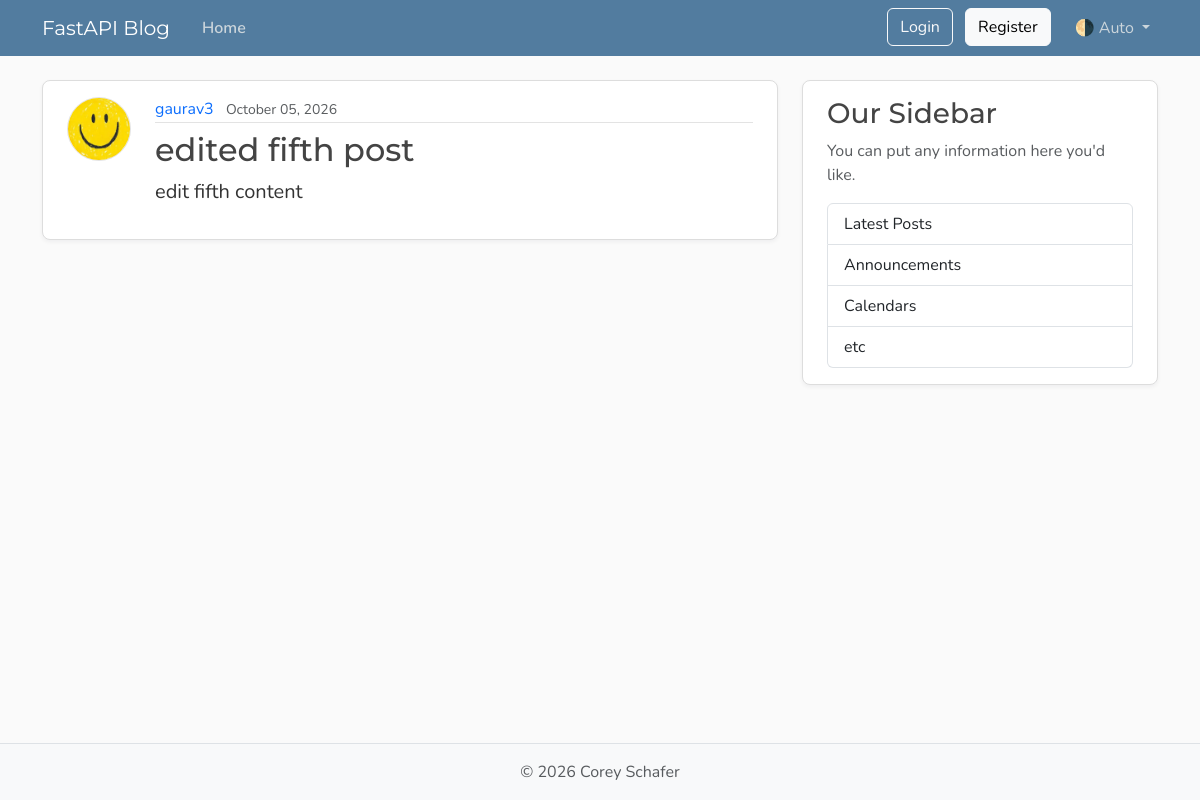
The app's page /posts/5 with its own data.
### models.py (models this page shows, shortened)
class User(Base):   # Set here cause we want to assossiate the post with each user
    __tablename__ = "users"  # Very imp if not referenced then while creating the table in metadata will show error
    id: Mapped[int] = mapped_column(Integer, primary_key=True, index=True)  # Mapped is generic type hint used by alchemy to indicate that attribute is mapped to db
    username: Mapped[str] = mapped_column(String(50), unique=True, nullable=False)
    email: Mapped[str] = mapped_column(String(120), unique=True, nullable=False)
    password_hash: Mapped[str] = mapped_column(String(200), nullable=True)
    image_file: Mapped[str | None] = mapped_column(
        String(200),
        nullable=True,
        default=None,
    )
    posts: Mapped[list[Post]] = relationship(
        back_populates="author",
        cascade="all, delete-orphan",   # delete-orphan -> This mean that if user is deleted then all the post are deleted as well
    )   # One to Many relationship. Here post can be connected to many user

class Post(Base):
    __tablename__ = "posts"
    id: Mapped[int] = mapped_column(Integer, primary_key=True, index=True)
    title: Mapped[str] = mapped_column(String(100), nullable=False)
    content: Mapped[str] = mapped_column(Text, nullable=False)
    user_id: Mapped[int] = mapped_column(
        ForeignKey("users.id"),  # We are referencing the user.id here against post
        nullable=False,
        index=True,
    )
    date_posted: Mapped[datetime] = mapped_column(
        DateTime(timezone=True),
        default=lambda: datetime.now(UTC),
    )
    likes: Mapped[int] = mapped_column(Integer, default=0, server_default="0")
    author: Mapped[User] = relationship(back_populates="posts")  # One to many relationship -> Links this relationship to the posts relationship in the User model:

### main.py (the view)
@app.get('/posts/{post_id}', status_code=status.HTTP_200_OK, include_in_schema=False)
async def post_page(request: Request, post_id: int, db: Annotated[AsyncSession, Depends(get_db)]):  # Do type hinting so we need not to do specifically
    result = await db.execute(
        Select(models.Post)
        .options(selectinload(models.Post.author))
        .where(models.Post.id == post_id)
    )
    post = result.scalars().first()
    if post:
        title = post.title[:50]
        return templates.TemplateResponse(
            request, "post.html",
            {"post": post, "title": title}
        )
    raise HTTPException(status_code=status.HTTP_404_NOT_FOUND, detail="Post was not found")

### templates/post.html (shortened to what this page needs)
{% extends "layout.html" %}
{% block content %}
    <article class="content-section py-3 px-4 mb-4">
        <div class="d-flex align-items-start gap-4">
            <img class="rounded-circle article-img flex-shrink-0"
                 src="{{ post.author.image_path }}"
                 alt="{{ post.author.username }}'s profile picture"
                 width="64"
                 height="64"
                 loading="lazy">
            <div class="flex-grow-1">
                <div class="article-metadata mb-2">
                    <a class="me-2"
                       href="{{ url_for("user_posts", user_id=post.author.id) }}">{{ post.author.username }}</a>
                    <small class="text-body-secondary">{{ post.date_posted.strftime("%B %d, %Y") }}</small>
                </div>
                <h2 class="article-title">{{ post.title }}</h2>
                <p class="article-content">{{ post.content }}</p>
            </div>
        </div>
    </article>
{% endblock content %}

### static/css/main.css (style rules this page uses)
:root { --font-heading: "Montserrat", system-ui, -apple-system, BlinkMacSystemFont, sans-serif; --font-body: "Nunito", system-ui, -apple-system, BlinkMacSystemFont, sans-serif; --color-bg-body: #fafafa; --color-bg-content: #ffffff; --color-text-primary: #333333; --color-text-heading: #444444; --color-steel: #527c9f; --color-nav-link: #cbd5db; --color-nav-link-hover: #ffffff; --color-link-hover: #428bca; --color-border: #dddddd; --color-border-light: #e3e3e3; --spacing-xl: 5rem; --article-img-size: 4rem; --account-img-size: 7.813rem; }
body { font-family: var(--font-body); background: var(--color-bg-body); color: var(--color-text-primary); }
h1, h2, h3, h4, h5, h6 { font-family: var(--font-heading); color: var(--color-text-heading); }
a { text-decoration: none; }
.content-section { background: var(--color-bg-content); border: 1px solid var(--color-border); border-radius: 0.5rem; box-shadow: 0 2px 4px rgba(15, 23, 42, 0.05); transition: box-shadow 0.15s ease, transform 0.15s ease, border-color 0.15s ease; }
.article-title { color: var(--color-text-heading); transition: color 0.2s ease-in-out; }
.article-content { white-space: pre-line; font-size: 1.25rem; }
.article-img { height: var(--article-img-size); width: var(--article-img-size); flex-shrink: 0; object-fit: cover; border: 1px solid var(--color-border-light); box-shadow: 0 0 0 2px var(--color-bg-content); }
.article-metadata { padding-bottom: 0.063rem; border-bottom: 1px solid var(--color-border-light); }
.article-metadata a { transition: color 0.2s ease-in-out; }

### records on screen
User: author.image_path (picture), author.username "gaurav3"
Post: date_posted "October 05, 2026", title "edited fifth post", content "edit fifth content"
